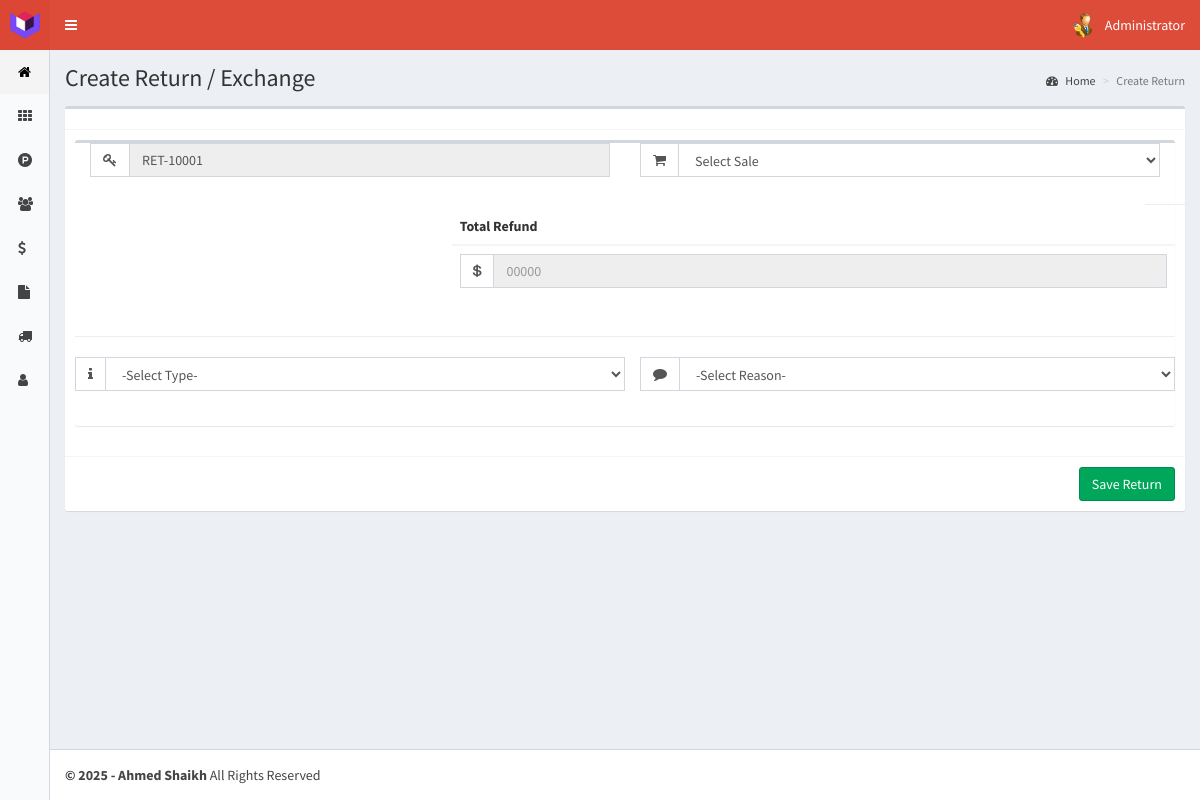
The page /create-return (signed in) on the database as committed earlier.
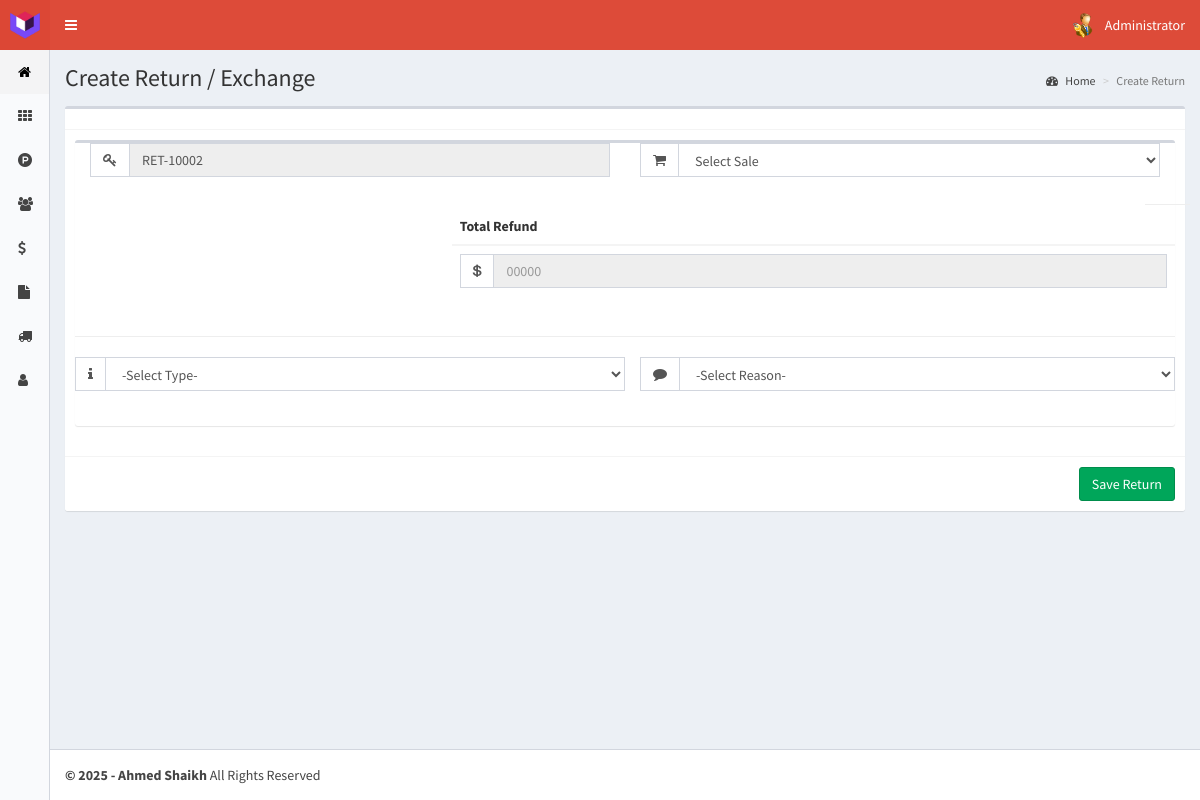
The same page on the database as committed later.
### tables this page shows
CREATE TABLE `returns` (
  `id` int(11) NOT NULL,
  `return_code` varchar(50) NOT NULL,
  `sale_id` int(11) NOT NULL,
  `product_id` int(11) NOT NULL,
  `quantity_returned` int(11) NOT NULL,
  `return_type` enum('refund','exchange') NOT NULL,
  `reason` text NOT NULL,
  `refund_amount` float NOT NULL,
  `handled_by` int(11) NOT NULL,
  `created_at` timestamp NOT NULL DEFAULT current_timestamp()
);

### controllers/template.controller.php (called while the page is built)
<?php
class ControllerTemplate{
	static public function ctrTemplate(){
		include "views/template.php";
	}
}

### index.php (called while the page is built, shortened)
<?php
require_once "controllers/template.controller.php";
require_once "controllers/returns.controller.php";
require_once "controllers/customer-notes.controller.php";
require_once "models/returns.model.php";
$template = new ControllerTemplate();
$template -> ctrTemplate();

### controllers/returns.controller.php (called while the page is built, shortened)
<?php
class ControllerReturns{
	static public function ctrShowReturns($item, $value){
		$table = "returns";
		$answer = ReturnsModel::mdlShowReturns($table, $item, $value);
		return $answer;
	}
}

### models/connection.php (called while the page is built)
<?php
class Connection{
	static public function connect(){
		$link = new PDO("mysql:host=localhost;dbname=posystem", "root", "");
		$link -> exec("set names utf8");
		return $link;
	}
}

### models/returns.model.php (called while the page is built, shortened)
<?php
require_once 'connection.php';
class ReturnsModel{
	static public function mdlShowReturns($table, $item, $value){
		if($item != null){
			$stmt = Connection::connect()->prepare("SELECT * FROM $table WHERE $item = :$item ORDER BY id DESC");
			$stmt -> bindParam(":".$item, $value, PDO::PARAM_STR);
			$stmt -> execute();
			return $stmt -> fetch();
		}else{
			$stmt = Connection::connect()->prepare("SELECT * FROM $table ORDER BY id DESC");
			$stmt -> execute();
			return $stmt -> fetchAll();
		}
	}
}

### views/modules/create-return.php (the view, shortened to what the changed rows need)
<div class="content-wrapper">
  <section class="content-header">
    <h1>
      Create Return / Exchange
    </h1>
  </section>
  <section class="content">
    <div class="row">
      <div class="col-lg-12 col-xs-12">
        <div class="box box-default">
          <form role="form" method="post" class="returnForm">
            <div class="box-body">
                <div class="box">
                    <div class="form-group col-xs-6">
                      <div class="input-group">
                        <span class="input-group-addon"><i class="fa fa-key"></i></span>
                        <?php
                          $item = null;
                          $value = null;
                          $returns = ControllerReturns::ctrShowReturns($item, $value);
                          if(!$returns){
                            echo '<input type="text" class="form-control" name="newReturn" id="newReturn" value="RET-10001" readonly>';
                          }
                          else{
                            foreach ($returns as $key => $value) {
                            }
                            $refNo = explode("-", $value["return_code"]);
                            $code = intval($refNo[1]) + 1;
                            echo '<input type="text" class="form-control" name="newReturn" id="newReturn" value="RET-'.$code.'" readonly>';
                          }
                        ?>
                      </div>
                    </div>
                    <div class="row">
                      <div class="col-xs-8 pull-right">
                        <table class="table">
                          <thead>
                            <th>Total Refund</th>
                          </thead>
                        </table>
                      </div>
                    </div>
                    <br>
                </div>
            </div>
          </form>
        </div>
      </div>
    </div>
  </section>
</div>

Rows that differ between the two databases and show on the page:
added returns: newReturn "RET-10002"
Other text that changed with them:
form field newReturn: "RET-10001" → (not shown)
